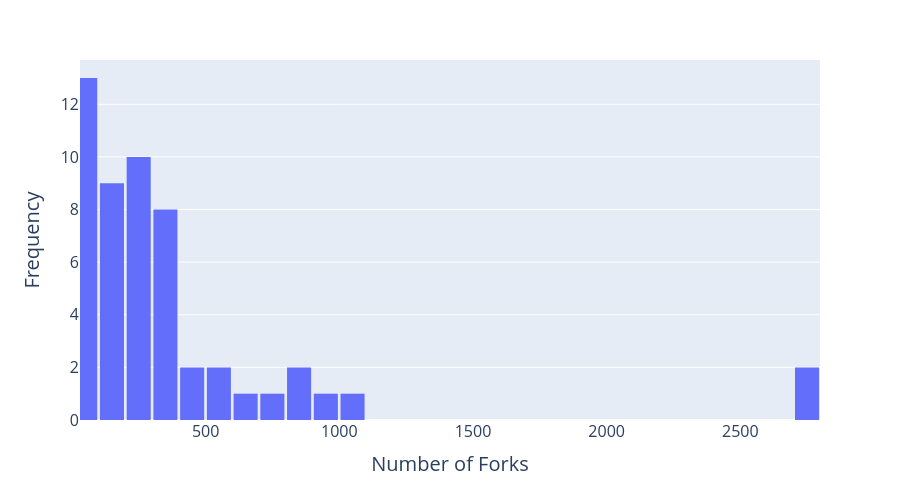

The code cell stored with this chart in its notebook:
### Code cell
# import pandas as pd
# import plotly.express as px

# df = pd.read_csv("data/evaluation_harness_metadata_with_github_info.csv", encoding="utf-8")

# # Create histogram for forks
# fig = px.histogram(
#     df, 
#     x='forks',
#     nbins=50,  # Adjust number of bins as needed
# )

# # Customize the layout
# fig.update_layout(
#     xaxis_title="Number of Forks",
#     yaxis_title="Frequency",
#     height=500,
#     showlegend=False,
#     bargap=0.1,  # Add small gap between bars for better distinguishability
#     xaxis=dict(
#         title_font_size=20,
#         tickfont_size=16,
#         range=[df['forks'].min(), df['forks'].max()]  # Start x-axis from min value to avoid overlap at 0
#     ),
#     yaxis=dict(
#         title_font_size=20,
#         tickfont_size=16
#     )
# )

# fig.show()

### Figure 1 — Plotly figure (JSON) as saved in the notebook; plotly's stock layout.template omitted (floating-point values rounded to 4 significant figures)
{"data": [{"bingroup": "x", "hovertemplate": "forks=%{x}<br>count=%{y}<extra></extra>", "legendgroup": "", "marker": {"color": "#636efa", "pattern": {"shape": ""}}, "name": "", "nbinsx": 50, "orientation": "v", "showlegend": false, "type": "histogram", "x": [287.0, 852.0, 64.0, 338.0, 218.0, 69.0, 252.0, 93.0, 938.0, 322.0, 876.0, 177.0, 2798.0, 193.0, 292.0, 724.0, 51.0, 360.0, 336.0, 407.0, 299.0, 136.0, 105.0, 2741.0, 344.0, 188.0, 376.0, 142.0, 307.0, 116.0, 576.0, 407.0, 50.0, 668.0, 190.0, 64.0, 215.0, 205.0, 78.0, 1092.0, 83.0, 30.0, 89.0, 291.0, 132.0, 69.0, 284.0, 320.0, 221.0, 62.0, 72.0, 504.0], "xaxis": "x", "yaxis": "y"}], "layout": {"bargap": 0.1, "barmode": "relative", "height": 500, "legend": {"tracegroupgap": 0}, "margin": {"t": 60}, "showlegend": false, "xaxis": {"anchor": "y", "domain": [0, 1], "range": [30, 2798], "tickfont": {"size": 16}, "title": {"font": {"size": 20}, "text": "Number of Forks"}}, "yaxis": {"anchor": "x", "domain": [0, 1], "tickfont": {"size": 16}, "title": {"font": {"size": 20}, "text": "Frequency"}}}}
